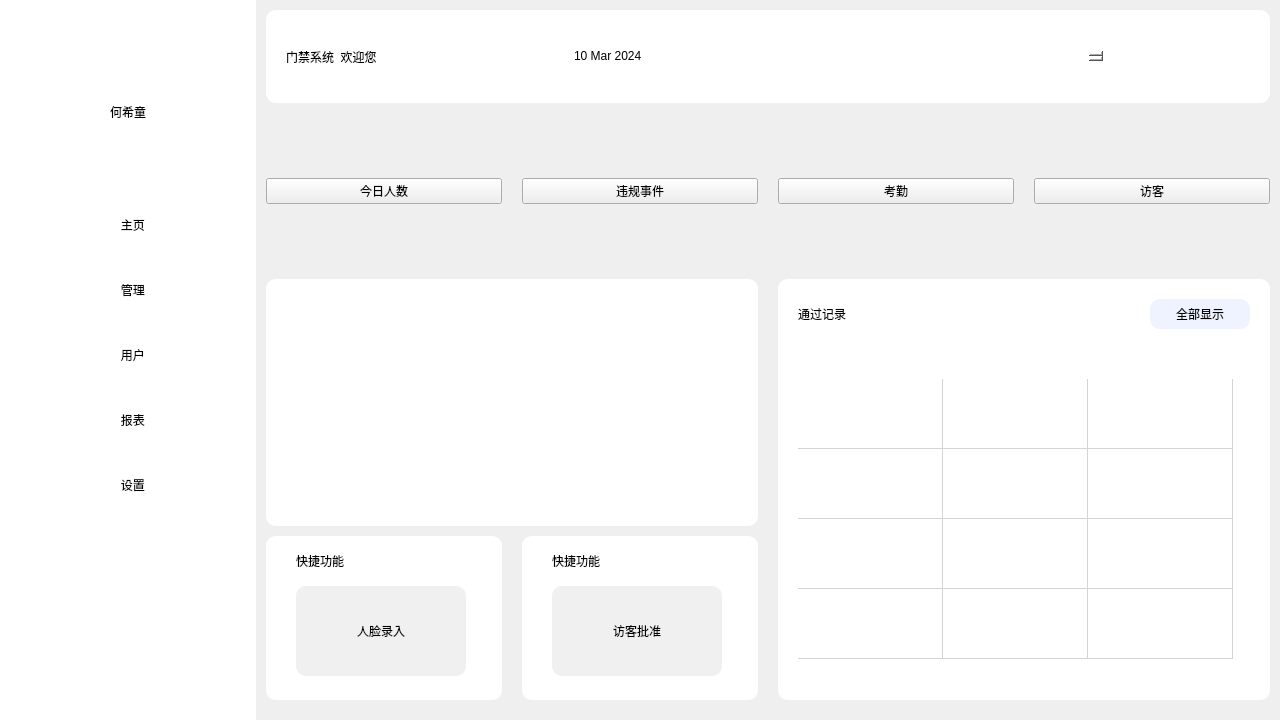
<?xml version="1.0" encoding="UTF-8"?>
<ui version="4.0">
 <class>Dialog</class>
 <widget class="QDialog" name="Dialog">
  <property name="geometry">
   <rect>
    <x>0</x>
    <y>0</y>
    <width>1280</width>
    <height>720</height>
   </rect>
  </property>
  <property name="windowTitle">
   <string>Dialog</string>
  </property>
  <layout class="QHBoxLayout" name="horizontalLayout" stretch="1,4">
   <property name="spacing">
    <number>0</number>
   </property>
   <property name="leftMargin">
    <number>0</number>
   </property>
   <property name="topMargin">
    <number>0</number>
   </property>
   <property name="rightMargin">
    <number>0</number>
   </property>
   <property name="bottomMargin">
    <number>0</number>
   </property>
   <item>
    <widget class="QWidget" name="sidebar_widget" native="true">
     <property name="minimumSize">
      <size>
       <width>256</width>
       <height>0</height>
      </size>
     </property>
     <property name="maximumSize">
      <size>
       <width>256</width>
       <height>16777215</height>
      </size>
     </property>
     <layout class="QVBoxLayout" name="verticalLayout" stretch="1,3">
      <property name="spacing">
       <number>0</number>
      </property>
      <property name="leftMargin">
       <number>0</number>
      </property>
      <property name="topMargin">
       <number>0</number>
      </property>
      <property name="rightMargin">
       <number>0</number>
      </property>
      <property name="bottomMargin">
       <number>0</number>
      </property>
      <item>
       <widget class="QWidget" name="avatar_widget" native="true">
        <property name="tabletTracking">
         <bool>true</bool>
        </property>
        <property name="layoutDirection">
         <enum>Qt::LeftToRight</enum>
        </property>
        <property name="styleSheet">
         <string notr="true">background-color:  white;
</string>
        </property>
        <layout class="QVBoxLayout" name="verticalLayout_4">
         <property name="spacing">
          <number>10</number>
         </property>
         <property name="leftMargin">
          <number>0</number>
         </property>
         <property name="topMargin">
          <number>20</number>
         </property>
         <property name="rightMargin">
          <number>0</number>
         </property>
         <property name="bottomMargin">
          <number>0</number>
         </property>
         <item>
          <widget class="QPushButton" name="user_page_button">
           <property name="sizePolicy">
            <sizepolicy hsizetype="Minimum" vsizetype="Fixed">
             <horstretch>0</horstretch>
             <verstretch>0</verstretch>
            </sizepolicy>
           </property>
           <property name="styleSheet">
            <string notr="true">QPushButton
{	border-radius: 40px;
	background-color: rgb(255, 255, 255);
}
/*按钮停留态*/
QPushButton:hover
{	border-radius: 40px;
}

/*按钮按下态*/
QPushButton:pressed
{ 	border-radius: 40px;
    /*左内边距为3像素，让按下时字向右移动3像素*/  
    padding-left:3px;
    /*上内边距为3像素，让按下时字向下移动3像素*/  
    padding-top:3px;
}

</string>
           </property>
           <property name="text">
            <string/>
           </property>
           <property name="icon">
            <iconset>
             <normaloff>../DoorAccessSystem/icon/账号管理.png</normaloff>../DoorAccessSystem/icon/账号管理.png</iconset>
           </property>
           <property name="iconSize">
            <size>
             <width>100</width>
             <height>100</height>
            </size>
           </property>
          </widget>
         </item>
         <item>
          <widget class="QLabel" name="label">
           <property name="tabletTracking">
            <bool>false</bool>
           </property>
           <property name="styleSheet">
            <string notr="true">font: 12pt &quot;黑体&quot;;</string>
           </property>
           <property name="frameShape">
            <enum>QFrame::NoFrame</enum>
           </property>
           <property name="frameShadow">
            <enum>QFrame::Plain</enum>
           </property>
           <property name="lineWidth">
            <number>1</number>
           </property>
           <property name="midLineWidth">
            <number>0</number>
           </property>
           <property name="text">
            <string>何希童</string>
           </property>
           <property name="alignment">
            <set>Qt::AlignCenter</set>
           </property>
          </widget>
         </item>
        </layout>
       </widget>
      </item>
      <item>
       <widget class="QWidget" name="sidebar_button_widget" native="true">
        <property name="sizePolicy">
         <sizepolicy hsizetype="Preferred" vsizetype="Preferred">
          <horstretch>0</horstretch>
          <verstretch>0</verstretch>
         </sizepolicy>
        </property>
        <property name="styleSheet">
         <string notr="true">background-color:  white;</string>
        </property>
        <layout class="QVBoxLayout" name="verticalLayout_5">
         <property name="spacing">
          <number>0</number>
         </property>
         <property name="leftMargin">
          <number>28</number>
         </property>
         <property name="topMargin">
          <number>0</number>
         </property>
         <property name="rightMargin">
          <number>0</number>
         </property>
         <property name="bottomMargin">
          <number>0</number>
         </property>
         <item>
          <widget class="QPushButton" name="home_page_button">
           <property name="sizePolicy">
            <sizepolicy hsizetype="Fixed" vsizetype="Fixed">
             <horstretch>0</horstretch>
             <verstretch>0</verstretch>
            </sizepolicy>
           </property>
           <property name="minimumSize">
            <size>
             <width>40</width>
             <height>50</height>
            </size>
           </property>
           <property name="maximumSize">
            <size>
             <width>200</width>
             <height>40</height>
            </size>
           </property>
           <property name="mouseTracking">
            <bool>true</bool>
           </property>
           <property name="layoutDirection">
            <enum>Qt::LeftToRight</enum>
           </property>
           <property name="styleSheet">
            <string notr="true">
QPushButton
{	border-radius: 10px;
	font: 12pt &quot;黑体&quot;; 
    color:black;
	background-color: rgb(255, 255, 255);
}
/*按钮停留态*/
QPushButton:hover
{	border-radius: 10px;
    color:rgb(27 , 39 , 246);
	background-color:rgb(238 , 243 , 255);
}

/*按钮按下态*/
QPushButton:pressed
{ 	border-radius: 10px;
    background-color:rgb(238 , 243 , 255);
    /*左内边距为3像素，让按下时字向右移动3像素*/  
    padding-left:3px;
    /*上内边距为3像素，让按下时字向下移动3像素*/  
    padding-top:3px;
}</string>
           </property>
           <property name="text">
            <string>   主页</string>
           </property>
           <property name="icon">
            <iconset>
             <normaloff>../DoorAccessSystem/icon/user.png</normaloff>../DoorAccessSystem/icon/user.png</iconset>
           </property>
           <property name="iconSize">
            <size>
             <width>20</width>
             <height>24</height>
            </size>
           </property>
          </widget>
         </item>
         <item>
          <widget class="QPushButton" name="management_button">
           <property name="minimumSize">
            <size>
             <width>40</width>
             <height>50</height>
            </size>
           </property>
           <property name="maximumSize">
            <size>
             <width>200</width>
             <height>40</height>
            </size>
           </property>
           <property name="styleSheet">
            <string notr="true">QPushButton
{	border-radius: 10px;
	font: 12pt &quot;黑体&quot;; 
    color:black;
	background-color: rgb(255, 255, 255);
}
/*按钮停留态*/
QPushButton:hover
{	border-radius: 10px;
    color:rgb(27 , 39 , 246);
	background-color:rgb(238 , 243 , 255);
}

/*按钮按下态*/
QPushButton:pressed
{ 	border-radius: 10px;
    background-color:rgb(238 , 243 , 255);
    /*左内边距为3像素，让按下时字向右移动3像素*/  
    padding-left:3px;
    /*上内边距为3像素，让按下时字向下移动3像素*/  
    padding-top:3px;
}</string>
           </property>
           <property name="text">
            <string>   管理</string>
           </property>
           <property name="icon">
            <iconset>
             <normaloff>../DoorAccessSystem/icon/线性_菜单.png</normaloff>../DoorAccessSystem/icon/线性_菜单.png</iconset>
           </property>
          </widget>
         </item>
         <item>
          <widget class="QPushButton" name="users_page_button">
           <property name="minimumSize">
            <size>
             <width>40</width>
             <height>50</height>
            </size>
           </property>
           <property name="maximumSize">
            <size>
             <width>200</width>
             <height>40</height>
            </size>
           </property>
           <property name="styleSheet">
            <string notr="true">QPushButton
{	border-radius: 10px;
	font: 12pt &quot;黑体&quot;; 
    color:black;
	background-color: rgb(255, 255, 255);
}
/*按钮停留态*/
QPushButton:hover
{	border-radius: 10px;
    color:rgb(27 , 39 , 246);
	background-color:rgb(238 , 243 , 255);
}

/*按钮按下态*/
QPushButton:pressed
{ 	border-radius: 10px;
    background-color:rgb(238 , 243 , 255);
    /*左内边距为3像素，让按下时字向右移动3像素*/  
    padding-left:3px;
    /*上内边距为3像素，让按下时字向下移动3像素*/  
    padding-top:3px;
}</string>
           </property>
           <property name="text">
            <string>   用户</string>
           </property>
           <property name="icon">
            <iconset>
             <normaloff>../DoorAccessSystem/icon/users.png</normaloff>../DoorAccessSystem/icon/users.png</iconset>
           </property>
          </widget>
         </item>
         <item>
          <widget class="QPushButton" name="pushButton_4">
           <property name="minimumSize">
            <size>
             <width>40</width>
             <height>50</height>
            </size>
           </property>
           <property name="maximumSize">
            <size>
             <width>200</width>
             <height>40</height>
            </size>
           </property>
           <property name="styleSheet">
            <string notr="true">QPushButton
{	border-radius: 10px;
	font: 12pt &quot;黑体&quot;; 
    color:black;
	background-color: rgb(255, 255, 255);
}
/*按钮停留态*/
QPushButton:hover
{	border-radius: 10px;
    color:rgb(27 , 39 , 246);
	background-color:rgb(238 , 243 , 255);
}

/*按钮按下态*/
QPushButton:pressed
{ 	border-radius: 10px;
    background-color:rgb(238 , 243 , 255);
    /*左内边距为3像素，让按下时字向右移动3像素*/  
    padding-left:3px;
    /*上内边距为3像素，让按下时字向下移动3像素*/  
    padding-top:3px;
}</string>
           </property>
           <property name="text">
            <string>   报表</string>
           </property>
           <property name="icon">
            <iconset>
             <normaloff>../DoorAccessSystem/icon/sheet.png</normaloff>../DoorAccessSystem/icon/sheet.png</iconset>
           </property>
          </widget>
         </item>
         <item>
          <widget class="QPushButton" name="pushButton_5">
           <property name="minimumSize">
            <size>
             <width>40</width>
             <height>50</height>
            </size>
           </property>
           <property name="maximumSize">
            <size>
             <width>200</width>
             <height>40</height>
            </size>
           </property>
           <property name="styleSheet">
            <string notr="true">QPushButton
{	border-radius: 10px;
	font: 12pt &quot;黑体&quot;; 
    color:black;
	background-color: rgb(255, 255, 255);
}
/*按钮停留态*/
QPushButton:hover
{	border-radius: 10px;
    color:rgb(27 , 39 , 246);
	background-color:rgb(238 , 243 , 255);
}

/*按钮按下态*/
QPushButton:pressed
{ 	border-radius: 10px;
    background-color:rgb(238 , 243 , 255);
    /*左内边距为3像素，让按下时字向右移动3像素*/  
    padding-left:3px;
    /*上内边距为3像素，让按下时字向下移动3像素*/  
    padding-top:3px;
}</string>
           </property>
           <property name="text">
            <string>   设置</string>
           </property>
           <property name="icon">
            <iconset>
             <normaloff>../DoorAccessSystem/icon/setting.png</normaloff>../DoorAccessSystem/icon/setting.png</iconset>
           </property>
          </widget>
         </item>
         <item>
          <spacer name="verticalSpacer">
           <property name="orientation">
            <enum>Qt::Vertical</enum>
           </property>
           <property name="sizeType">
            <enum>QSizePolicy::Fixed</enum>
           </property>
           <property name="sizeHint" stdset="0">
            <size>
             <width>20</width>
             <height>200</height>
            </size>
           </property>
          </spacer>
         </item>
        </layout>
       </widget>
      </item>
     </layout>
    </widget>
   </item>
   <item>
    <widget class="QWidget" name="content_area_widget" native="true">
     <layout class="QVBoxLayout" name="verticalLayout_3" stretch="1,2,5">
      <property name="spacing">
       <number>0</number>
      </property>
      <property name="leftMargin">
       <number>0</number>
      </property>
      <property name="topMargin">
       <number>0</number>
      </property>
      <property name="rightMargin">
       <number>0</number>
      </property>
      <property name="bottomMargin">
       <number>0</number>
      </property>
      <item>
       <widget class="QWidget" name="widget_4" native="true">
        <layout class="QHBoxLayout" name="horizontalLayout_3">
         <property name="spacing">
          <number>50</number>
         </property>
         <property name="leftMargin">
          <number>10</number>
         </property>
         <property name="topMargin">
          <number>10</number>
         </property>
         <property name="rightMargin">
          <number>10</number>
         </property>
         <property name="bottomMargin">
          <number>0</number>
         </property>
         <item>
          <widget class="QFrame" name="toolbar_frame_2">
           <property name="styleSheet">
            <string notr="true">border-radius: 10px;
background-color:  white;</string>
           </property>
           <property name="frameShape">
            <enum>QFrame::StyledPanel</enum>
           </property>
           <property name="frameShadow">
            <enum>QFrame::Raised</enum>
           </property>
           <layout class="QHBoxLayout" name="horizontalLayout_5" stretch="1,2,10,10">
            <property name="spacing">
             <number>20</number>
            </property>
            <property name="leftMargin">
             <number>20</number>
            </property>
            <property name="topMargin">
             <number>20</number>
            </property>
            <property name="rightMargin">
             <number>20</number>
            </property>
            <property name="bottomMargin">
             <number>20</number>
            </property>
            <item>
             <widget class="QLabel" name="toolbar_label_6">
              <property name="styleSheet">
               <string notr="true">font: 12pt &quot;黑体&quot;;</string>
              </property>
              <property name="text">
               <string>门禁系统  欢迎您</string>
              </property>
             </widget>
            </item>
            <item>
             <widget class="QDateEdit" name="dateEdit">
              <property name="dateTime">
               <datetime>
                <hour>0</hour>
                <minute>0</minute>
                <second>0</second>
                <year>2024</year>
                <month>3</month>
                <day>10</day>
               </datetime>
              </property>
              <property name="minimumDateTime">
               <datetime>
                <hour>0</hour>
                <minute>0</minute>
                <second>0</second>
                <year>1752</year>
                <month>9</month>
                <day>14</day>
               </datetime>
              </property>
              <property name="currentSection">
               <enum>QDateTimeEdit::MonthSection</enum>
              </property>
             </widget>
            </item>
            <item>
             <widget class="QToolButton" name="toolButton_11">
              <property name="styleSheet">
               <string notr="true">border-radius: 10px;</string>
              </property>
              <property name="text">
               <string/>
              </property>
              <property name="icon">
               <iconset>
                <normaloff>../DoorAccessSystem/icon/提醒.png</normaloff>../DoorAccessSystem/icon/提醒.png</iconset>
              </property>
              <property name="iconSize">
               <size>
                <width>50</width>
                <height>50</height>
               </size>
              </property>
             </widget>
            </item>
            <item>
             <widget class="QToolButton" name="user_page_button_2">
              <property name="styleSheet">
               <string notr="true">border-radius: 10px;</string>
              </property>
              <property name="text">
               <string/>
              </property>
              <property name="icon">
               <iconset>
                <normaloff>../DoorAccessSystem/icon/账号管理.png</normaloff>../DoorAccessSystem/icon/账号管理.png</iconset>
              </property>
              <property name="iconSize">
               <size>
                <width>50</width>
                <height>50</height>
               </size>
              </property>
             </widget>
            </item>
           </layout>
          </widget>
         </item>
        </layout>
       </widget>
      </item>
      <item>
       <widget class="QWidget" name="widget_5" native="true">
        <layout class="QHBoxLayout" name="horizontalLayout_2" stretch="0,0,0,0">
         <property name="spacing">
          <number>20</number>
         </property>
         <property name="leftMargin">
          <number>10</number>
         </property>
         <property name="topMargin">
          <number>0</number>
         </property>
         <property name="rightMargin">
          <number>10</number>
         </property>
         <property name="bottomMargin">
          <number>0</number>
         </property>
         <item>
          <widget class="QPushButton" name="today_count_button_6">
           <property name="enabled">
            <bool>true</bool>
           </property>
           <property name="minimumSize">
            <size>
             <width>0</width>
             <height>0</height>
            </size>
           </property>
           <property name="sizeIncrement">
            <size>
             <width>0</width>
             <height>0</height>
            </size>
           </property>
           <property name="layoutDirection">
            <enum>Qt::LeftToRight</enum>
           </property>
           <property name="styleSheet">
            <string notr="true">border-radius: 10px;
background-color:  white;
font: 12pt &quot;黑体&quot;;
padding: 5px 80px 80px 5px; /* 上、右、下、左的内边距</string>
           </property>
           <property name="text">
            <string>今日人数</string>
           </property>
           <property name="icon">
            <iconset>
             <normaloff>../DoorAccessSystem/icon/今日人数.png</normaloff>../DoorAccessSystem/icon/今日人数.png</iconset>
           </property>
           <property name="iconSize">
            <size>
             <width>50</width>
             <height>50</height>
            </size>
           </property>
           <property name="autoRepeatDelay">
            <number>300</number>
           </property>
          </widget>
         </item>
         <item>
          <widget class="QPushButton" name="breach_event_button">
           <property name="styleSheet">
            <string notr="true">border-radius: 10px;
background-color:  white;
font: 12pt &quot;黑体&quot;;
padding: 5px 80px 80px 5px; /* 上、右、下、左的内边距</string>
           </property>
           <property name="text">
            <string>违规事件</string>
           </property>
           <property name="icon">
            <iconset>
             <normaloff>../DoorAccessSystem/icon/总人数.png</normaloff>../DoorAccessSystem/icon/总人数.png</iconset>
           </property>
           <property name="iconSize">
            <size>
             <width>50</width>
             <height>50</height>
            </size>
           </property>
           <property name="autoDefault">
            <bool>true</bool>
           </property>
           <property name="default">
            <bool>false</bool>
           </property>
           <property name="flat">
            <bool>false</bool>
           </property>
          </widget>
         </item>
         <item>
          <widget class="QPushButton" name="attendance_button_6">
           <property name="styleSheet">
            <string notr="true">border-radius: 10px;
background-color:  white;
font: 12pt &quot;黑体&quot;;
padding: 5px 80px 80px 5px; /* 上、右、下、左的内边距</string>
           </property>
           <property name="text">
            <string>考勤</string>
           </property>
           <property name="icon">
            <iconset>
             <normaloff>../DoorAccessSystem/icon/考勤.png</normaloff>../DoorAccessSystem/icon/考勤.png</iconset>
           </property>
           <property name="iconSize">
            <size>
             <width>50</width>
             <height>50</height>
            </size>
           </property>
          </widget>
         </item>
         <item>
          <widget class="QPushButton" name="visitors_button_6">
           <property name="styleSheet">
            <string notr="true">border-radius: 10px;
background-color:  white;
font: 12pt &quot;黑体&quot;;
padding: 5px 80px 80px 5px; /* 上、右、下、左的内边距</string>
           </property>
           <property name="text">
            <string>访客</string>
           </property>
           <property name="icon">
            <iconset>
             <normaloff>../DoorAccessSystem/icon/访客.png</normaloff>../DoorAccessSystem/icon/访客.png</iconset>
           </property>
           <property name="iconSize">
            <size>
             <width>50</width>
             <height>50</height>
            </size>
           </property>
          </widget>
         </item>
        </layout>
       </widget>
      </item>
      <item>
       <widget class="QWidget" name="widget_6" native="true">
        <layout class="QHBoxLayout" name="horizontalLayout_4">
         <property name="spacing">
          <number>20</number>
         </property>
         <property name="leftMargin">
          <number>10</number>
         </property>
         <property name="topMargin">
          <number>0</number>
         </property>
         <property name="rightMargin">
          <number>10</number>
         </property>
         <property name="bottomMargin">
          <number>20</number>
         </property>
         <item>
          <widget class="QWidget" name="widget_8" native="true">
           <property name="styleSheet">
            <string notr="true">border-radius: 10px;
</string>
           </property>
           <layout class="QGridLayout" name="gridLayout" rowstretch="3,2" columnstretch="0,0">
            <property name="leftMargin">
             <number>0</number>
            </property>
            <property name="topMargin">
             <number>0</number>
            </property>
            <property name="rightMargin">
             <number>0</number>
            </property>
            <property name="bottomMargin">
             <number>0</number>
            </property>
            <property name="horizontalSpacing">
             <number>20</number>
            </property>
            <property name="verticalSpacing">
             <number>10</number>
            </property>
            <item row="0" column="0" colspan="2">
             <widget class="QWidget" name="bar_chart_widget" native="true">
              <property name="styleSheet">
               <string notr="true">border-radius: 10px;
background-color:  white;</string>
              </property>
             </widget>
            </item>
            <item row="1" column="0">
             <widget class="QWidget" name="widget_26" native="true">
              <property name="styleSheet">
               <string notr="true">border-radius: 10px;
background-color:  white;</string>
              </property>
              <widget class="QLabel" name="label_3">
               <property name="geometry">
                <rect>
                 <x>30</x>
                 <y>10</y>
                 <width>80</width>
                 <height>30</height>
                </rect>
               </property>
               <property name="styleSheet">
                <string notr="true">font: 12pt &quot;黑体&quot;;</string>
               </property>
               <property name="text">
                <string>快捷功能</string>
               </property>
              </widget>
              <widget class="QPushButton" name="face_import_button">
               <property name="geometry">
                <rect>
                 <x>30</x>
                 <y>50</y>
                 <width>170</width>
                 <height>90</height>
                </rect>
               </property>
               <property name="layoutDirection">
                <enum>Qt::LeftToRight</enum>
               </property>
               <property name="autoFillBackground">
                <bool>false</bool>
               </property>
               <property name="styleSheet">
                <string notr="true">QPushButton
{	font: 12pt &quot;黑体&quot;;
	background-color: rgb(240, 240, 240);
	border-radius: 10px;
    color:black;
}

/*按钮按下态*/
QPushButton:pressed
{ 	border-radius: 10px;
    background-color: rgb(240, 240, 240);
    /*左内边距为3像素，让按下时字向右移动3像素*/  
    padding-left:3px;
    /*上内边距为3像素，让按下时字向下移动3像素*/  
    padding-top:3px;
}</string>
               </property>
               <property name="text">
                <string>人脸录入</string>
               </property>
               <property name="icon">
                <iconset>
                 <normaloff>icon/人脸识别.png</normaloff>icon/人脸识别.png</iconset>
               </property>
               <property name="iconSize">
                <size>
                 <width>50</width>
                 <height>50</height>
                </size>
               </property>
               <property name="checkable">
                <bool>false</bool>
               </property>
               <property name="flat">
                <bool>false</bool>
               </property>
              </widget>
             </widget>
            </item>
            <item row="1" column="1">
             <widget class="QWidget" name="widget_27" native="true">
              <property name="styleSheet">
               <string notr="true">border-radius: 10px;
background-color:  white;</string>
              </property>
              <widget class="QLabel" name="label_4">
               <property name="geometry">
                <rect>
                 <x>30</x>
                 <y>10</y>
                 <width>80</width>
                 <height>30</height>
                </rect>
               </property>
               <property name="styleSheet">
                <string notr="true">font: 12pt &quot;黑体&quot;;</string>
               </property>
               <property name="text">
                <string>快捷功能</string>
               </property>
              </widget>
              <widget class="QPushButton" name="visitor_approval_button">
               <property name="geometry">
                <rect>
                 <x>30</x>
                 <y>50</y>
                 <width>170</width>
                 <height>90</height>
                </rect>
               </property>
               <property name="layoutDirection">
                <enum>Qt::LeftToRight</enum>
               </property>
               <property name="autoFillBackground">
                <bool>false</bool>
               </property>
               <property name="styleSheet">
                <string notr="true">QPushButton
{	font: 12pt &quot;黑体&quot;;
	background-color: rgb(240, 240, 240);
	border-radius: 10px;
    color:black;
}

/*按钮按下态*/
QPushButton:pressed
{ 	border-radius: 10px;
    background-color: rgb(240, 240, 240);
    /*左内边距为3像素，让按下时字向右移动3像素*/  
    padding-left:3px;
    /*上内边距为3像素，让按下时字向下移动3像素*/  
    padding-top:3px;
}</string>
               </property>
               <property name="text">
                <string>访客批准</string>
               </property>
               <property name="icon">
                <iconset>
                 <normaloff>icon/访客准入.png</normaloff>icon/访客准入.png</iconset>
               </property>
               <property name="iconSize">
                <size>
                 <width>50</width>
                 <height>50</height>
                </size>
               </property>
               <property name="checkable">
                <bool>false</bool>
               </property>
               <property name="flat">
                <bool>false</bool>
               </property>
              </widget>
             </widget>
            </item>
           </layout>
          </widget>
         </item>
         <item>
          <widget class="QWidget" name="widget_7" native="true">
           <property name="styleSheet">
            <string notr="true">border-radius: 10px;
background-color:  white;</string>
           </property>
           <layout class="QGridLayout" name="gridLayout_2" rowstretch="0,0" columnstretch="0,0" rowminimumheight="0,0" columnminimumwidth="0,0">
            <property name="leftMargin">
             <number>20</number>
            </property>
            <property name="topMargin">
             <number>20</number>
            </property>
            <property name="rightMargin">
             <number>20</number>
            </property>
            <property name="bottomMargin">
             <number>20</number>
            </property>
            <property name="horizontalSpacing">
             <number>20</number>
            </property>
            <property name="verticalSpacing">
             <number>50</number>
            </property>
            <item row="0" column="0">
             <widget class="QLabel" name="label_2">
              <property name="minimumSize">
               <size>
                <width>100</width>
                <height>0</height>
               </size>
              </property>
              <property name="styleSheet">
               <string notr="true">font: 14pt &quot;幼圆&quot;;</string>
              </property>
              <property name="text">
               <string>通过记录</string>
              </property>
             </widget>
            </item>
            <item row="0" column="1">
             <widget class="QPushButton" name="show_records_button">
              <property name="minimumSize">
               <size>
                <width>100</width>
                <height>30</height>
               </size>
              </property>
              <property name="maximumSize">
               <size>
                <width>100</width>
                <height>30</height>
               </size>
              </property>
              <property name="styleSheet">
               <string notr="true">QPushButton
{	border-radius: 10px;
	font: 12pt &quot;黑体&quot;; 
    color:black;
	background-color: rgb(238 , 243 , 255);
}
/*按钮停留态*/
QPushButton:hover
{	border-radius: 10px;
    color:rgb(27 , 39 , 246);
	background-color:rgb(238 , 243 , 255);
}

/*按钮按下态*/
QPushButton:pressed
{ 	border-radius: 10px;
    background-color:rgb(238 , 243 , 255);
    /*左内边距为3像素，让按下时字向右移动3像素*/  
    padding-left:3px;
    /*上内边距为3像素，让按下时字向下移动3像素*/  
    padding-top:3px;
}</string>
              </property>
              <property name="text">
               <string>全部显示</string>
              </property>
             </widget>
            </item>
            <item row="1" column="0" colspan="2">
             <widget class="QTableWidget" name="tableWidget">
              <attribute name="horizontalHeaderVisible">
               <bool>false</bool>
              </attribute>
              <attribute name="horizontalHeaderDefaultSectionSize">
               <number>145</number>
              </attribute>
              <attribute name="horizontalHeaderMinimumSectionSize">
               <number>0</number>
              </attribute>
              <attribute name="verticalHeaderVisible">
               <bool>false</bool>
              </attribute>
              <attribute name="verticalHeaderDefaultSectionSize">
               <number>70</number>
              </attribute>
              <attribute name="verticalHeaderMinimumSectionSize">
               <number>0</number>
              </attribute>
              <row>
               <property name="text">
                <string>新建行</string>
               </property>
              </row>
              <row>
               <property name="text">
                <string>新建行</string>
               </property>
              </row>
              <row>
               <property name="text">
                <string>新建行</string>
               </property>
              </row>
              <row>
               <property name="text">
                <string>新建行</string>
               </property>
              </row>
              <column>
               <property name="text">
                <string>新建列</string>
               </property>
              </column>
              <column>
               <property name="text">
                <string>新建列</string>
               </property>
              </column>
              <column>
               <property name="text">
                <string>新建列</string>
               </property>
              </column>
             </widget>
            </item>
           </layout>
          </widget>
         </item>
        </layout>
       </widget>
      </item>
     </layout>
    </widget>
   </item>
  </layout>
 </widget>
 <resources/>
 <connections/>
</ui>
